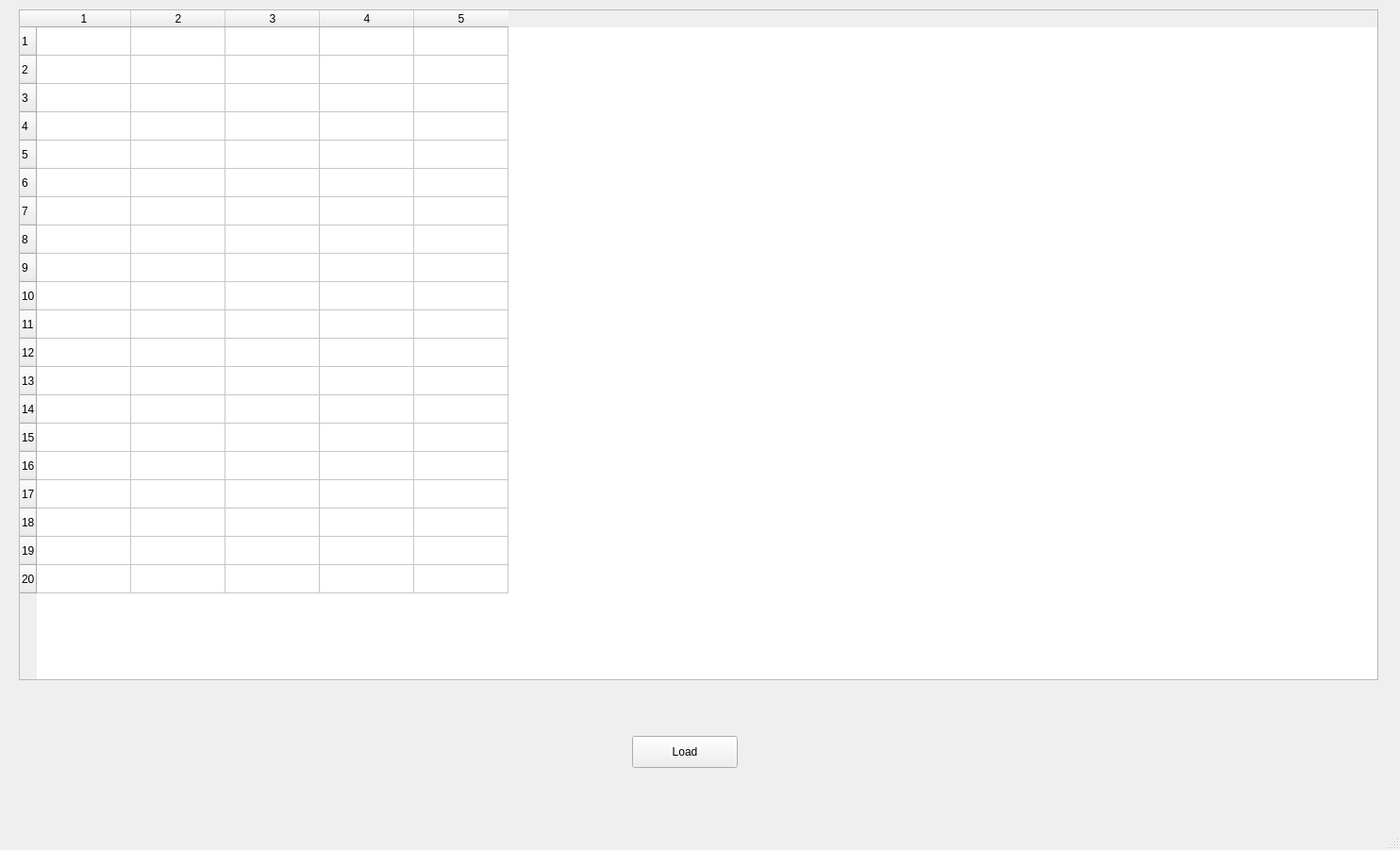
<?xml version="1.0" encoding="UTF-8"?>
<ui version="4.0">
 <class>MainWindow</class>
 <widget class="QMainWindow" name="MainWindow">
  <property name="geometry">
   <rect>
    <x>0</x>
    <y>0</y>
    <width>1484</width>
    <height>901</height>
   </rect>
  </property>
  <property name="windowTitle">
   <string>MainWindow</string>
  </property>
  <widget class="QWidget" name="centralwidget">
   <widget class="QTableWidget" name="tableWidget">
    <property name="geometry">
     <rect>
      <x>20</x>
      <y>10</y>
      <width>1441</width>
      <height>711</height>
     </rect>
    </property>
    <property name="rowCount">
     <number>20</number>
    </property>
    <property name="columnCount">
     <number>5</number>
    </property>
    <row/>
    <row/>
    <row/>
    <row/>
    <row/>
    <row/>
    <row/>
    <row/>
    <row/>
    <row/>
    <row/>
    <row/>
    <row/>
    <row/>
    <row/>
    <row/>
    <row/>
    <row/>
    <row/>
    <row/>
    <column/>
    <column/>
    <column/>
    <column/>
    <column/>
   </widget>
   <widget class="QPushButton" name="btn_load">
    <property name="geometry">
     <rect>
      <x>670</x>
      <y>780</y>
      <width>112</width>
      <height>34</height>
     </rect>
    </property>
    <property name="text">
     <string>Load</string>
    </property>
   </widget>
  </widget>
  <widget class="QStatusBar" name="statusbar"/>
 </widget>
 <resources/>
 <connections/>
</ui>
